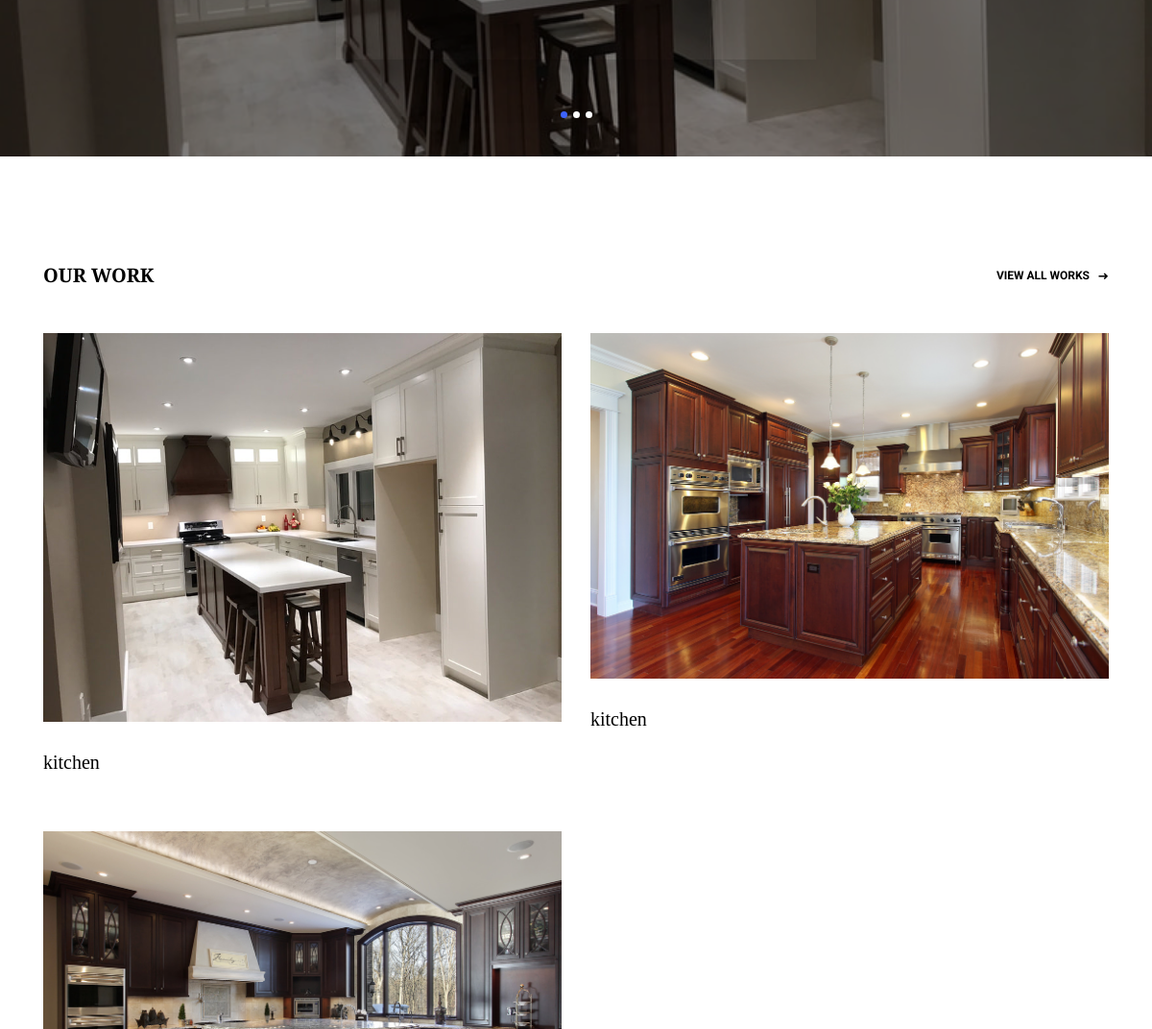
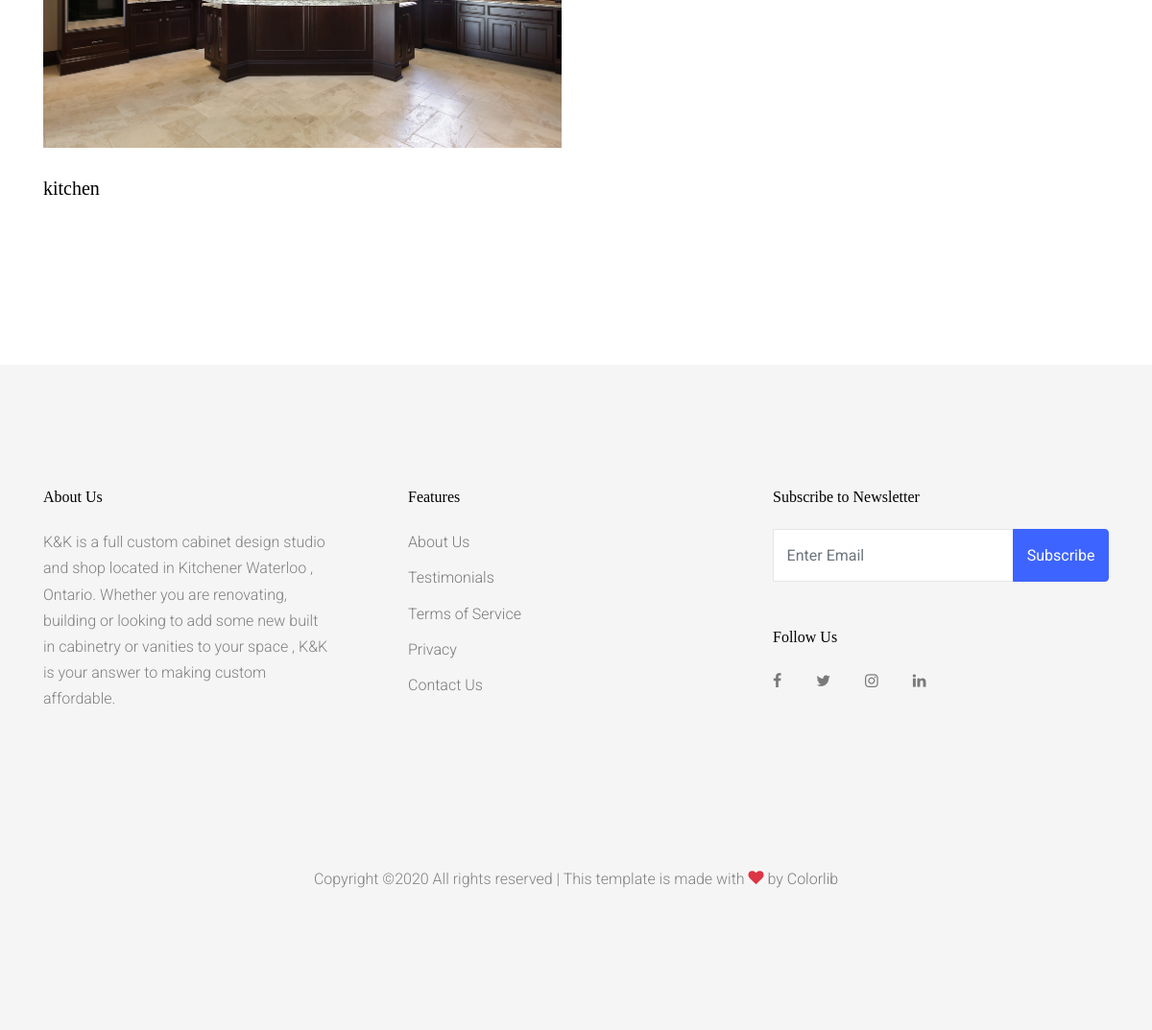
Before: / (lower part) with the older database file (2 pictures, top to bottom).
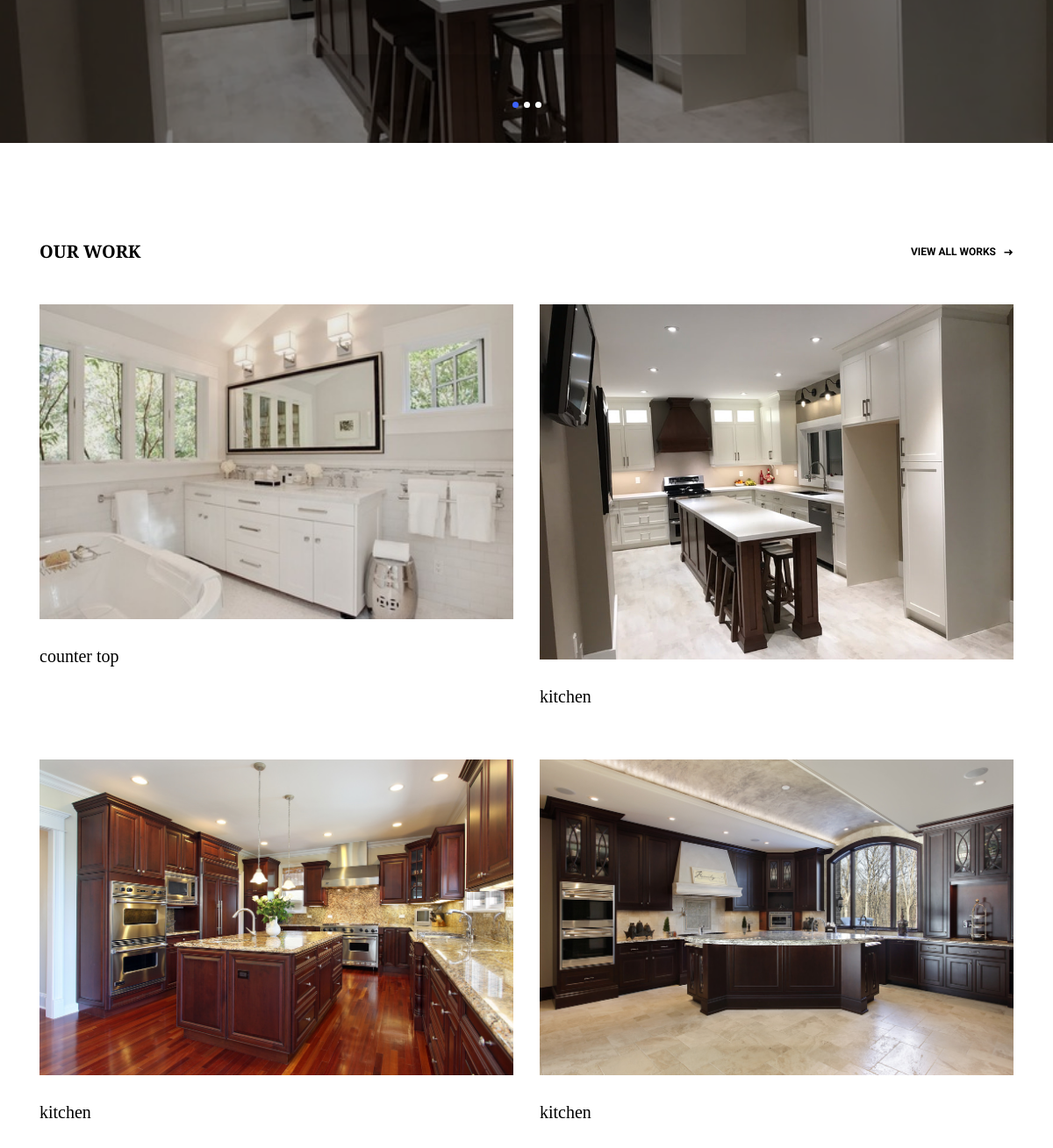
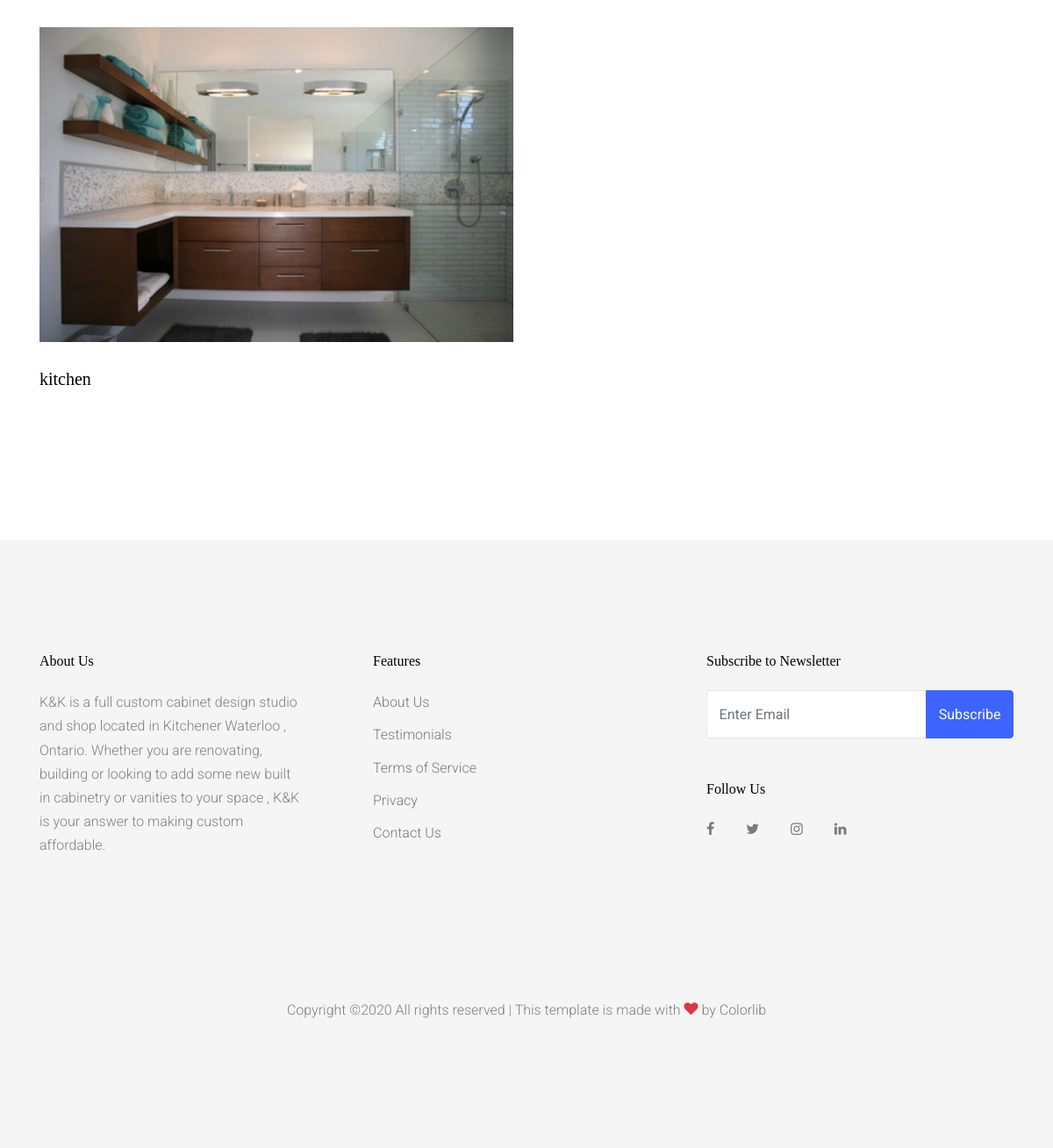
After: the same page with the newer database file (2 pictures, top to bottom).
### app/models.py (models this page shows, shortened)
class Pic(models.Model):
    material = models.ManyToManyField(Material,blank=True)
    color = models.ManyToManyField(Color,blank=True)
    classify = models.ManyToManyField(Classify,blank=True)
    image = models.ImageField(upload_to = "gallery",default=None)
    is_on_home_page = models.BooleanField(default = False)
    is_on_home_page_gallery = models.BooleanField(default = False)

class Classify(models.Model):
    classify = models.CharField(max_length = 200,default = 'N/A')
    def __str__(self):
        return self.classify

### app/views.py (the view)
# urls.py: path('', views.home, name='home'),
def home(request):
    pictures_on_home = Pic.objects.filter(is_on_home_page=True)
    pictures_on_home_gallery = Pic.objects.filter(is_on_home_page_gallery=True)
    assert isinstance(request, HttpRequest)
    return render(
        request,
        'app/index.html',
        {
            'title':'Home Page',
            'pics_home':pictures_on_home,
            'pics_gallery':pictures_on_home_gallery,
            'year':datetime.now().year,
        }
    )

### app/templates/app/index.html (shortened to what this page needs)
{% extends "app/layout.html" %}
{% load staticfiles %}
{% block content %}
  <body data-spy="scroll" data-target=".site-navbar-target" data-offset="300">
    <div class="site-wrap" id="home-section">
        <div class="owl-carousel-wrapper">
          <div class="box-92819 shadow-lg">
          </div>
          <div class="owl-carousel owl-1 ">
              {% for pic in pics_home %}
            <div class="ftco-cover-1" style="background-image: url({{ pic.image.url }});"></div>
              {% endfor %}
          </div>
        </div>
        <div class="site-section">
          <div class="container">
            <div class="row mb-5 align-items-center">
              <div class="col-md-7">
                <h2 class="heading-39291 mb-0">Our Work</h2>
              </div>
              <div class="col-md-5 text-right">
                <p class="mb-0"><a href="#" class="more-39291">View All Works</a></p>
              </div>
            </div>
            <div class="row">
                {% for pic in pics_gallery %}
              <div class="col-lg-6">
                <div class="media-02819">
                  <a href="#" class="img-link"><img src="{{ pic.image.url }}" alt="Image" class="img-home-gallery"></a>
                  <h3><a href="#">{{ pic.classify.all|join:" " }}</a></h3>
                </div>
              </div>
                {% endfor %}
            </div>
          </div>
        </div>
    </div>
  </body>
{% endblock %}

Changed rows visible on the page:
now on this page (row edited): Pic: image (picture), classify.all "counter top", shown under "OUR WORK"
now on this page (row edited): Pic: image (picture), classify.all "kitchen", shown under "OUR WORK"
